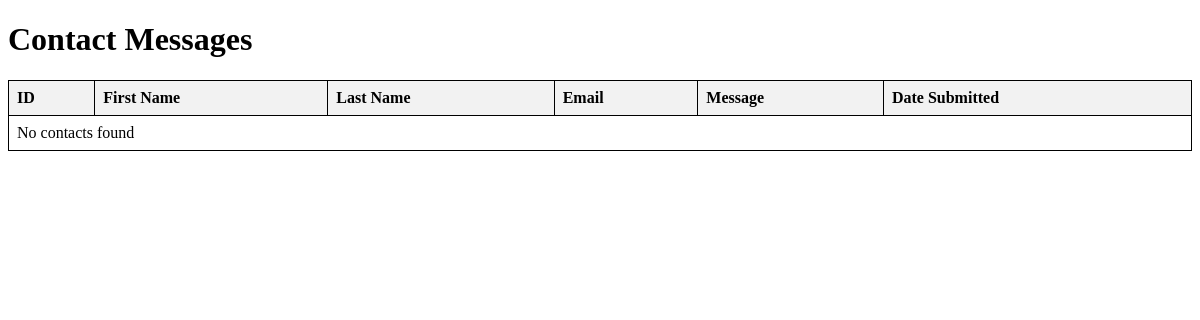
Page /view_contacts.php on the earlier database version.
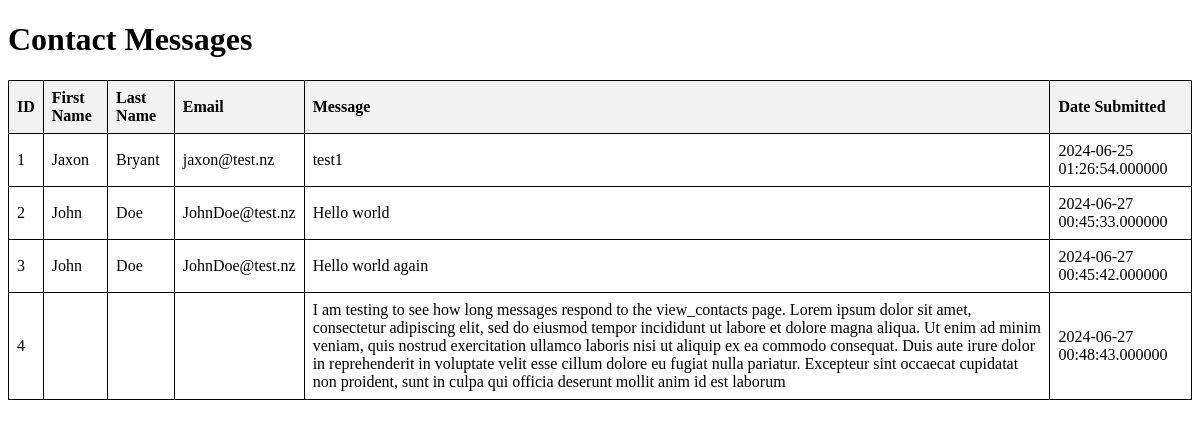
Same page on the later database version.
### tables this page shows
CREATE TABLE `contacts` (
  `id` int(11) NOT NULL,
  `first_name` varchar(50) NOT NULL,
  `last_name` varchar(50) NOT NULL,
  `email` varchar(100) NOT NULL,
  `message` text NOT NULL,
  `created_at` timestamp(6) NOT NULL DEFAULT current_timestamp(6)
);

### view_contacts.php (the view, shortened to what this page needs)
<?php
include 'setup.php';
?>
<!DOCTYPE html>
<html lang="en">
<head>
</head>
<body>
    <h1>Contact Messages</h1>
    <table>
        <tr>
            <th>ID</th>
            <th>First Name</th>
            <th>Last Name</th>
            <th>Email</th>
            <th>Message</th>
            <th>Date Submitted</th>
        </tr>
        <?php
$sql = "SELECT id, first_name, last_name, email, message, created_at FROM contacts";
$result = $conn->query($sql);
if ($result->num_rows > 0) {
    while($row = $result->fetch_assoc()) {
        echo "<tr>";
        echo "<td>" . $row["id"] . "</td>";
        echo "<td>" . $row["first_name"] . "</td>";
        echo "<td>" . $row["last_name"] . "</td>";
        echo "<td>" . $row["email"] . "</td>";
        echo "<td>" . $row["message"] . "</td>";
        echo "<td>" . $row["created_at"] . "</td>";
        echo "</tr>";
    }
} else {
    echo "<tr><td colspan='6'>No contacts found</td></tr>";
}
?>
    </table>
</body>
</html>

### view_contacts.php (style rules this page uses)
table { width: 100%; border-collapse: collapse; }
table, th, td { border: 1px solid black; }
th, td { padding: 8px; text-align: left; }
th { background-color: #f2f2f2; }

Differences in the rows shown:
added contacts: id "1", first_name "Jaxon", last_name "Bryant", email "jaxon@test.nz", message "test1", created_at "2024-06-25 01:26:54.000000"
added contacts: id "2", first_name "John", last_name "Doe", email "JohnDoe@test.nz", message "Hello world", created_at "2024-06-27 00:45:33.000000"
added contacts: id "3", first_name "John", last_name "Doe", email "JohnDoe@test.nz", message "Hello world again", created_at "2024-06-27 00:45:42.000000"
added contacts: id "4", message "I am testing to see how long messages respond to the view_contacts page. Lorem ipsum dolor sit amet, consectetur adipiscing elit, sed do eiusmod tempor incididunt ut labore et dolore magna aliqua. Ut enim ad minim veniam, quis nostrud exercitation ullamco laboris nisi ut aliquip ex ea commodo consequat. Duis aute irure dolor in reprehenderit in voluptate velit esse cillum dolore eu fugiat nulla pariatur. Excepteur sint occaecat cupidatat non proident, sunt in culpa qui officia deserunt mollit anim id est laborum", created_at "2024-06-27 00:48:43.000000"
Other differences:
text no longer shown: "No contacts found"
